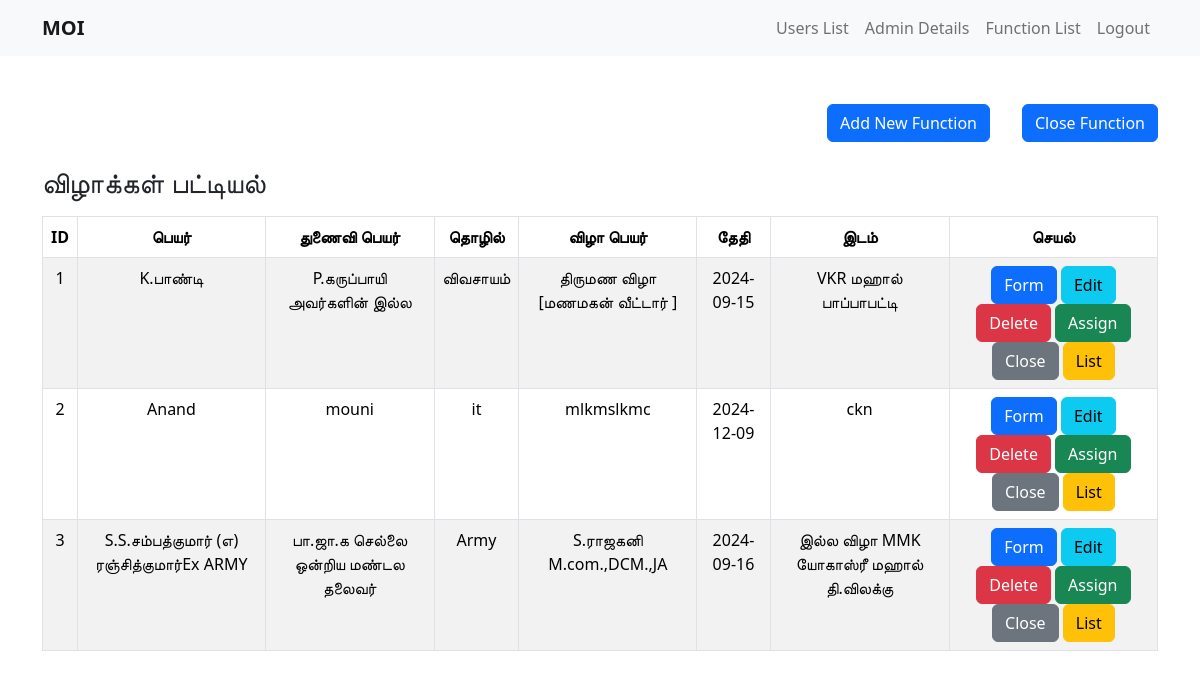
/display.php (signed in), run on the app's committed database.
### tables this page shows
CREATE TABLE `festival` (
  `id` int NOT NULL,
  `name` varchar(250) NOT NULL,
  `spouse_name` varchar(250) NOT NULL,
  `occupation` varchar(250) NOT NULL,
  `festival_name` varchar(250) NOT NULL,
  `date` date DEFAULT NULL,
  `place` varchar(250) NOT NULL,
  `status` int NOT NULL DEFAULT '0',
  `created_at` timestamp NOT NULL DEFAULT CURRENT_TIMESTAMP
);

### display.php (the view, shortened to what this page needs)
<?php
include "config.php";
include 'header.php';
$uid = $_SESSION['id'];
$role = $_SESSION['role'];
if ($role === "admin") {
    $res = mysqli_query($conn, "SELECT * FROM festival WHERE status = 0;");
} else {
    $res = mysqli_query($conn, "SELECT ufa.festival_id as id, f.name, f.spouse_name, f.occupation, f.festival_name, f.date, f.place
                                FROM festival f
                                JOIN user_festival_assignment ufa ON ufa.festival_id = f.id
                                JOIN users u ON u.id = ufa.user_id
                                WHERE u.id='$uid' AND f.status = 0");
}
?>
<!DOCTYPE html>
<html>
<head>
    <link href="https://cdn.jsdelivr.net/npm/bootstrap@5.3.3/dist/css/bootstrap.min.css" rel="stylesheet">
</head>
<body>
    <div class="container mt-5">
        <div class="d-flex justify-content-end mt-3">
            <button type="button" class="btn btn-primary" data-bs-toggle="modal" data-bs-target="#addFestivalModal">Add New Function</button>
            <?php if ($role === "admin") { ?>
                <a href="close_function.php" class="btn btn-primary">Close Function</a>
            <?php } ?>
        </div>
        <br />
        <h3 class="mb-3">விழாக்கள் பட்டியல்</h3>
        <table class="table table-striped table-bordered text-center">
            <thead>
                <tr>
                    <th scope="col">ID</th>
                    <th scope="col">பெயர்</th>
                    <th scope="col">துணைவி பெயர்</th>
                    <th scope="col">தொழில்</th>
                    <th scope="col">விழா பெயர்</th>
                    <th scope="col">தேதி</th>
                    <th scope="col">இடம்</th>
                    <th scope="col">செயல்</th>
                </tr>
            </thead>
            <tbody>
                <?php
                $counter = 1;
                if (mysqli_num_rows($res) > 0) {
                    while ($row = mysqli_fetch_assoc($res)) {
                ?>
                        <tr>
                            <td><?php echo $counter++; ?></td>
                            <td><?php echo $row['name']; ?></td>
                            <td><?php echo $row['spouse_name']; ?></td>
                            <td><?php echo $row['occupation']; ?></td>
                            <td><?php echo $row['festival_name']; ?></td>
                            <td><?php echo $row['date']; ?></td>
                            <td><?php echo $row['place']; ?></td>
                            <td>
                                <a href="moi.php?moi_id=<?php echo $row['id']; ?>" class="btn btn-primary">Form</a>
                                <?php if ($role === "admin") { ?>
                                    <a href="edit.php?edit_id=<?php echo $row['id']; ?>" class="btn btn-info">Edit</a>
                                    <a href="display.php?delete_id=<?php echo $row['id']; ?>" class="btn btn-danger">Delete</a>
                                    <button type="button" class="btn btn-success" data-bs-toggle="modal" data-bs-target="#assignModal" onclick="assignUser(<?php echo $row['id']; ?>)">Assign</button>
                                    <a href="display.php?close_id=<?php echo $row['id']; ?>" class="btn btn-secondary">Close</a>
                                <?php } ?>
                                <a href="moidisplay.php?festival_id=<?php echo $row['id']; ?>" class="btn btn-warning">List</a>
                            </td>
                        </tr>
                    <?php
                    }
                } else {
                    ?>
                    <tr>
                        <td colspan="8">தகவல் கிடைக்கவில்லை</td>
                    </tr>
                <?php
                }
                ?>
            </tbody>
        </table>
    </div>
</body>
</html>

### header.php (shortened to what this page needs)
<?php
$role = $_SESSION['role'];
?>
<!DOCTYPE html>
<html lang="en">
<head>
    <link rel="stylesheet" href="assets/css/bootstrap.min.css">
</head>
<body>
    <nav class="navbar navbar-expand-lg navbar-light bg-light">
        <div class="container">
            <a class="navbar-brand" href="index.php"><b>MOI</b></a>
            <div class="collapse navbar-collapse" id="navbarNav">
                <ul class="navbar-nav ms-auto">
                    <?php if ($role === 'admin'): ?>
                        <li class="nav-item">
                            <a class="nav-link" href="user_list.php">Users List</a>
                        </li>
                        <li class="nav-item">
                            <a class="nav-link" href="admin_detail.php">Admin Details</a>
                        </li>
                    <?php endif; ?>
                        <li class="nav-item">
                            <a class="nav-link" href="display.php">Function List</a>
                        </li>
                    <li class="nav-item">
                        <a class="nav-link" href="logout.php">Logout</a>
                    </li>
                </ul>
            </div>
        </div>
    </nav>

### data on the page
festival: name "K.பாண்டி", spouse_name "P.கருப்பாயி அவர்களின் இல்ல", occupation "விவசாயம்", festival_name "திருமண விழா [மணமகன் வீட்டார் ]", date "2024-09-15", place "VKR மஹால் பாப்பாபட்டி"
festival: name "Anand", spouse_name "mouni", occupation "it", festival_name "mlkmslkmc", date "2024-12-09", place "ckn"
festival: name "S.S.சம்பத்குமார் (எ) ரஞ்சித்குமார்Ex ARMY", spouse_name "பா.ஜா.க செல்லை ஒன்றிய மண்டல தலைவர்", occupation "Army", festival_name "S.ராஜகனி M.com.,DCM.,JA", date "2024-09-16", place "இல்ல விழா MMK யோகாஸ்ரீ மஹால் தி.விலக்கு"
